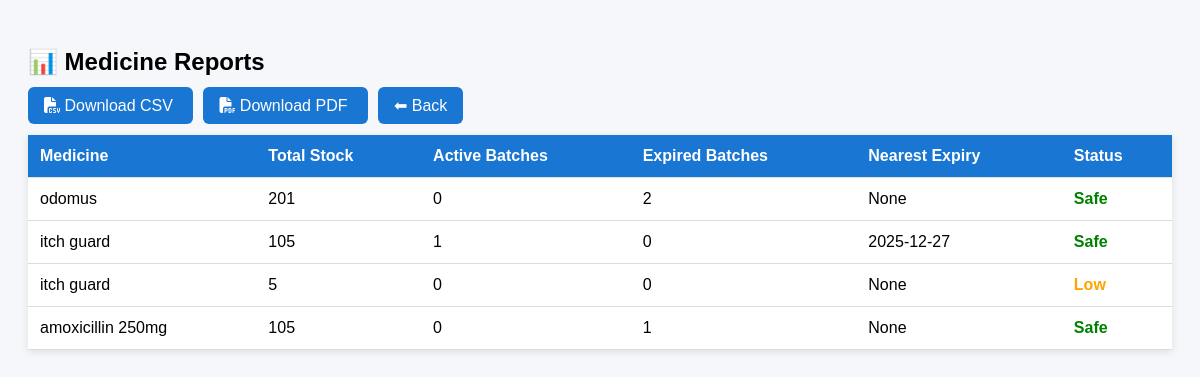
The app's page /reports (signed in) with its own data.
### models.py (models this page shows)
class Medicine(db.Model):
    __tablename__ = "medicines"
    id = db.Column(db.Integer, primary_key=True)
    name = db.Column(db.String(200), nullable=False)
    safety_stock = db.Column(db.Integer, nullable=False)
    current_stock = db.Column(db.Integer, nullable=False)

class Batch(db.Model):
    __tablename__ = "batches"
    id = db.Column(db.Integer, primary_key=True)
    medicine_id = db.Column(db.Integer, db.ForeignKey("medicines.id"), nullable=False)
    batch_number = db.Column(db.String(100), nullable=False)
    expiry_date = db.Column(db.Date, nullable=False)
    quantity = db.Column(db.Integer, nullable=False)
    medicine = db.relationship("Medicine", backref="batches")

### app.py (the view)
    def wrapper(*args, **kwargs):
        if "user_id" not in session:
            return redirect("/login")
        return fn(*args, **kwargs)

### app.py (called while the page is built)
def login_required(fn):
    def wrapper(*args, **kwargs):
        if "user_id" not in session:
            return redirect("/login")
        return fn(*args, **kwargs)
    wrapper.__name__ = fn.__name__
    return wrapper

@app.route("/reports")
@login_required
def reports():
    report_data = build_medicine_report()
    return render_template("reports.html", reports=report_data)

### templates/reports.html (shortened to what this page needs)
<!DOCTYPE html>
<html>
<head>
    <link rel="stylesheet"
          href="https://cdnjs.cloudflare.com/ajax/libs/font-awesome/6.5.0/css/all.min.css">
</head>
<body>
<div class="container">
    <h2>📊 Medicine Reports</h2>
    <div class="actions">
        <a href="/reports/download/csv" class="btn">
            <i class="fas fa-file-csv"></i> Download CSV
        </a>
        <a href="/reports/download/pdf" class="btn">
            <i class="fas fa-file-pdf"></i> Download PDF
        </a>
        <a href="/dashboard" class="btn">
            ⬅ Back
        </a>
    </div>
    <table>
        <thead>
            <tr>
                <th>Medicine</th>
                <th>Total Stock</th>
                <th>Active Batches</th>
                <th>Expired Batches</th>
                <th>Nearest Expiry</th>
                <th>Status</th>
            </tr>
        </thead>
        <tbody>
            {% for r in reports %}
            <tr>
                <td>{{ r.name }}</td>
                <td>{{ r.stock }}</td>
                <td>{{ r.active_batches }}</td>
                <td>{{ r.expired_batches }}</td>
                <td>{{ r.nearest_expiry }}</td>
                <td>
                    {% if r.status == "Safe" %}
                        <span class="safe">Safe</span>
                    {% elif r.status == "Low Stock" %}
                        <span class="low">Low</span>
                    {% else %}
                        <span class="out">Out</span>
                    {% endif %}
                </td>
            </tr>
            {% endfor %}
        </tbody>
    </table>
</div>
</body>
</html>

### templates/reports.html (style rules this page uses)
body { font-family: Arial; background:#f5f7fb; }
.container { max-width:1200px; margin:auto; padding:20px; }
h2 { margin-bottom:20px; }
.actions { margin-bottom: 20px; }
.btn { padding:10px 16px; border-radius:6px; background:#1976d2; color:white; text-decoration:none; margin-right:10px; }
table { width:100%; border-collapse: collapse; background:white; box-shadow:0 2px 8px rgba(0,0,0,0.1); }
th, td { padding:12px; border-bottom:1px solid #ddd; text-align:left; }
th { background:#1976d2; color:white; }
.safe { color:green; font-weight:bold; }
.low { color:orange; font-weight:bold; }

### records on screen
Medicine: name "odomus", stock "201", active_batches "0", expired_batches "2", nearest_expiry "None", shows "Safe"
Medicine: name "itch guard", stock "105", active_batches "1", expired_batches "0", nearest_expiry "2025-12-27", shows "Safe"
Medicine: name "itch guard", stock "5", active_batches "0", expired_batches "0", nearest_expiry "None", shows "Low"
Medicine: name "amoxicillin 250mg", stock "105", active_batches "0", expired_batches "1", nearest_expiry "None", shows "Safe"
